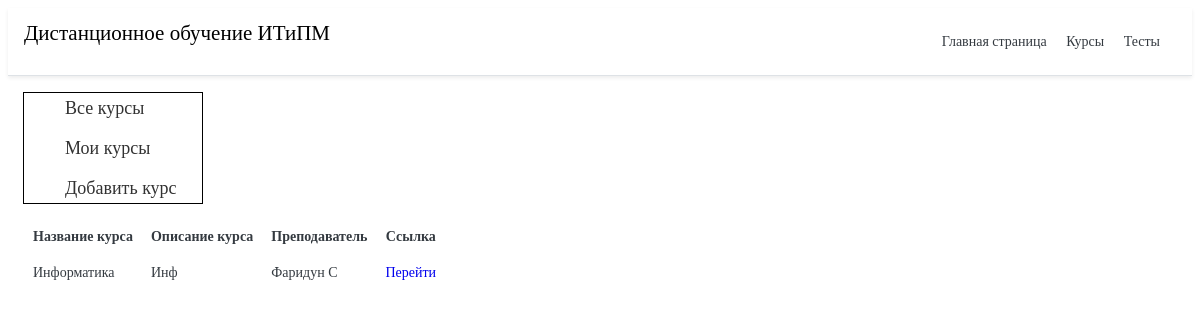
Screenshot of /course/ with the database file from the repository.
### cours/models.py (models this page shows, shortened)
class CoueseTable(models.Model):
    title = models.CharField('Название курса', max_length=75)
    task = models.TextField('Описание курса', max_length=250)
    teache = models.CharField('Преподаватель', max_length=50)
    users = models.ManyToManyField(User)
    class Meta:
        verbose_name = 'Курс'
        verbose_name_plural = 'Курсы'

### cours/views.py (the view)
# urls.py: path('', views.cour, name='kurs'),
def cour(request):
    ku = CoueseTable.objects.order_by('id')
    return render(request, 'cours/cours_home.html', {'ku': ku})

### cours/templates/cours/cours_home.html (shortened to what this page needs)
{% extends 'main/base.html' %}
{% block content %}
<div class="menu_gl">
	<ul class="menu">
		<li><a class="cours_menu_a" href="#">Все курсы</a></li>
		<li><a href="#">Мои курсы</a></li>
		<li><a href="{% url 'adk' %}">Добавить курс</a></li>
	</ul>
</div>
{% if ku%}
{% for el in ku %}
<table class="tftable">
	<tr>
		<th class="p-2 text-dark">Название курса</th>
		<th class="p-2 text-dark">Описание курса</th>
		<th class="p-2 text-dark">Преподаватель</th>
		<th class="p-2 text-dark">Ссылка</th>
	</tr>
	<tr>
		<td class="p-2 text-dark">{{ el.title }}</td>
		<td class="p-2 text-dark">{{ el.task }}</td>
		<td class="p-2 text-dark">{{ el.teache }}</td>
		<td class="p-2 text-dark"><a href="{% url 'datail' el.id %}">Перейти</a></td>
	</tr>
</table>
{%endfor%}
{% else %}
<p>Вы не добавили курсов</p>
{%endif%}
{% endblock %}

### main/static/main/css/style.css (style rules this page uses)
a { text-decoration: none; display: inline-block; }
body { font-family: 'PT Serif', serif; font-weight: 400; font-size: 14px; line-height: 18px; color: #000; background-color: #fff; }
.p-2 { padding: .5rem!important }
.text-dark { color: #343a40!important }
.menu { border: 1px solid #000; max-width: 150px; }
.menu li { display: inline-block; }
.menu a { color: #323232; font-size: 18px; line-height: 28px; border: 1px solid transparent; transition: ALL .3s; }
.menu li+li { padding-top: 10px; }
.menu_gl { width: 180px; }

### rows the page displays
CoueseTable: title "Информатика", task "Инф", teache "Фаридун С"
